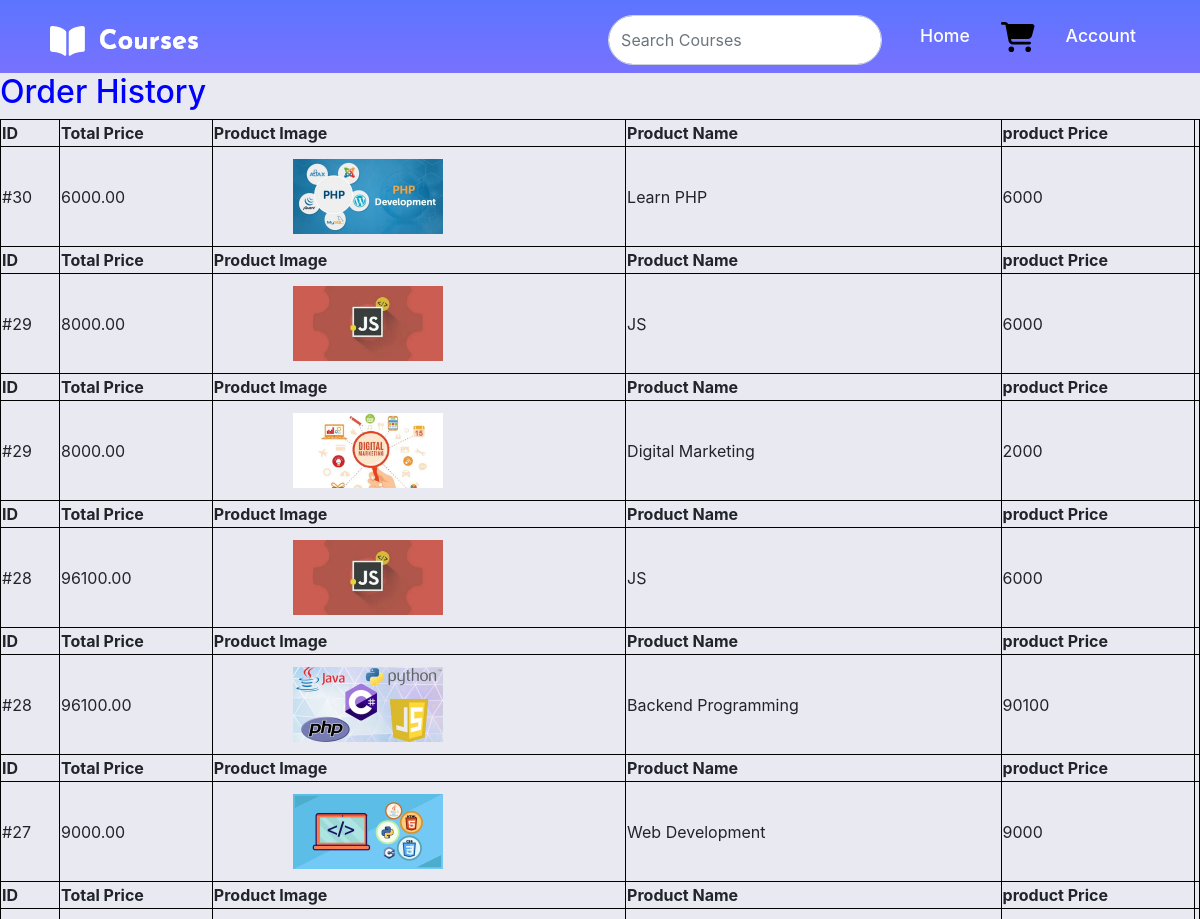
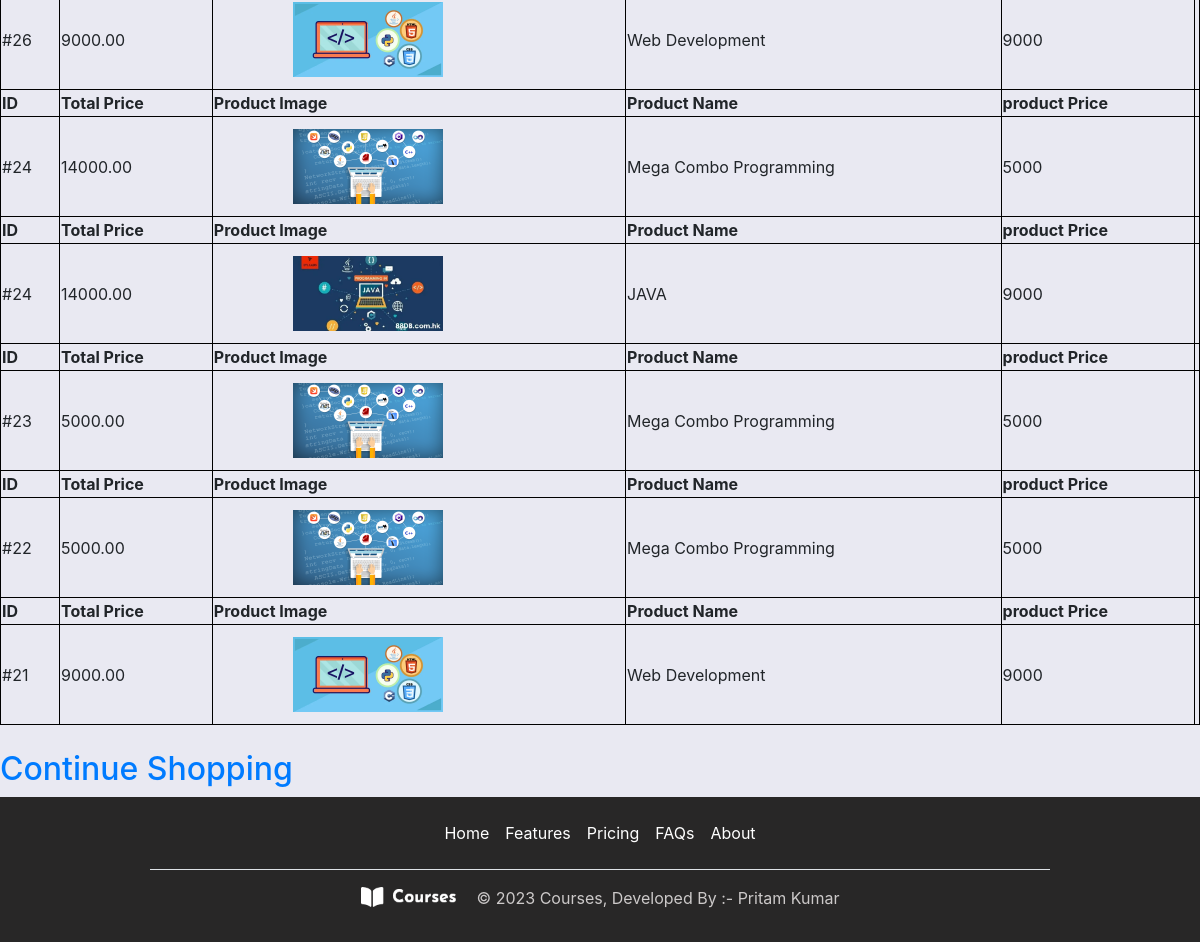
/home/order-history/ (signed in), run on the app's committed database (2 pictures, top to bottom).
### courseapp/models.py (models this page shows)
class OrderedItem(models.Model):
    user = models.ForeignKey(Register, on_delete=models.CASCADE)  # Add this line
    order = models.ForeignKey(Order, on_delete=models.CASCADE)
    product = models.ForeignKey(Product, on_delete=models.CASCADE)

class Order(models.Model):
    user = models.ForeignKey(Register, on_delete=models.CASCADE)  # Add this line
    products = models.ManyToManyField(Product, through='OrderedItem')
    total_price = models.DecimalField(max_digits=10, decimal_places=2)
    created_at = models.DateTimeField(auto_now_add=True)

class Product(models.Model):
    name = models.CharField(max_length=200)
    price = models.IntegerField()
    image = models.ImageField(upload_to="product/")

### courseapp/views.py (the view)
# urls.py: path('order-history/', views.order_history, name='order_history'),
def order_history(request):
    if 'email' in request.session:
        user = Register.objects.filter(email=request.session['email']).first()
        if user:
            orders = Order.objects.filter(user=user).order_by('-created_at')
            return render(request, 'order_history.html', {'orders': orders})
    return redirect('index')

### courseapp/templates/order_history.html (shortened to what this page needs)
{% include 'header.html' %}
<h2 style="color:blue;">Order History</h2>
{% if 'email' in request.session %}
{% if orders %}
<table style="width:100%;">
  {% for order in orders %}
  {% for ordered_item in order.ordereditem_set.all %}
  <thead>
    <th>ID</th>
    <th>Total Price</th>
    <th >Product Image</th>
    <th>Product Name</th>
    <th>product Price</th>
  </thead>
  <tbody>
    <td>#{{ order.id }}</td>
    <td>{{ order.total_price }}</td>
    <td style="height:100px; padding-left:80px;"><img src="{{ ordered_item.product.image.url }}" alt="" width="150"></td>
    <td>{{ ordered_item.product.name }}</td>
    <td>{{ ordered_item.product.price }}<td>
    {% endfor %}
  </tbody>
  {% endfor %}
</table>
{% else %}
    <p>No orders found.</p>
  {% endif %}
  <h2 style="margin-top:25px;"><a href="{% url 'index' %}">Continue Shopping</a></h2>
  {% endif %}
{% include 'footer.html' %}

### courseapp/templates/order_history.html (style rules this page uses)
table, th, td { border: 1px solid black; border-collapse: collapse; }

### data on the page
Order: id "30", total_price "6000.00"
OrderedItem: product.image (picture), product.name "Learn PHP", product.price "6000"
Order: id "29", total_price "8000.00"
OrderedItem: product.image (picture), product.name "JS", product.price "6000"
OrderedItem: product.image (picture), product.name "Digital Marketing", product.price "2000"
Order: id "28", total_price "96100.00"
OrderedItem: product.image (picture), product.name "JS", product.price "6000"
OrderedItem: product.image (picture), product.name "Backend Programming", product.price "90100"
Order: id "27", total_price "9000.00"
OrderedItem: product.image (picture), product.name "Web Development", product.price "9000"
Order: id "26", total_price "9000.00"
OrderedItem: product.image (picture), product.name "Web Development", product.price "9000"
Order: id "24", total_price "14000.00"
OrderedItem: product.image (picture), product.name "Mega Combo Programming", product.price "5000"
OrderedItem: product.image (picture), product.name "JAVA", product.price "9000"
Order: id "23", total_price "5000.00"
OrderedItem: product.image (picture), product.name "Mega Combo Programming", product.price "5000"
Order: id "22", total_price "5000.00"
OrderedItem: product.image (picture), product.name "Mega Combo Programming", product.price "5000"
Order: id "21", total_price "9000.00"
OrderedItem: product.image (picture), product.name "Web Development", product.price "9000"
